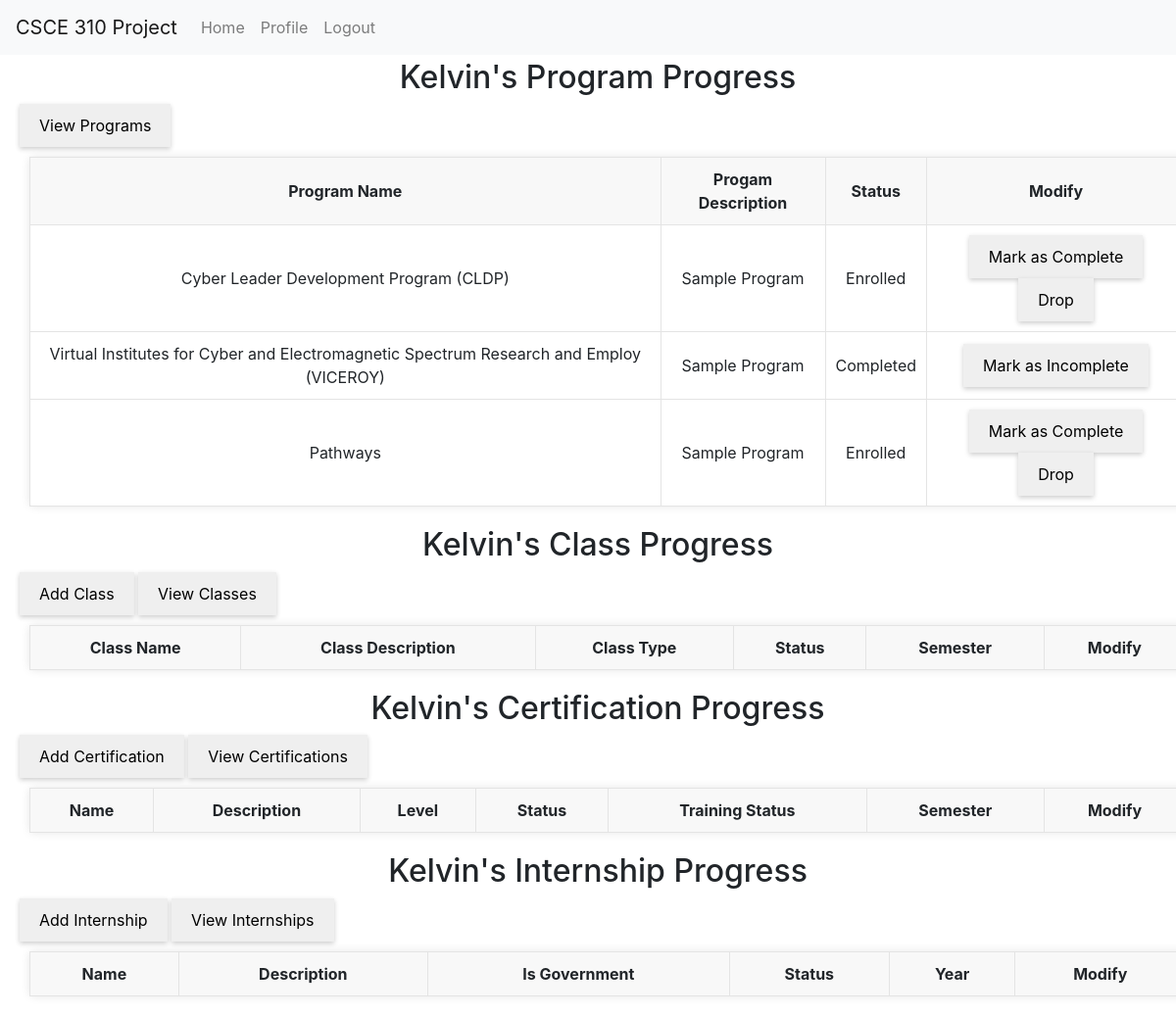
/progress/view_progress/2929 (signed in), run on an earlier commit of the app's database.
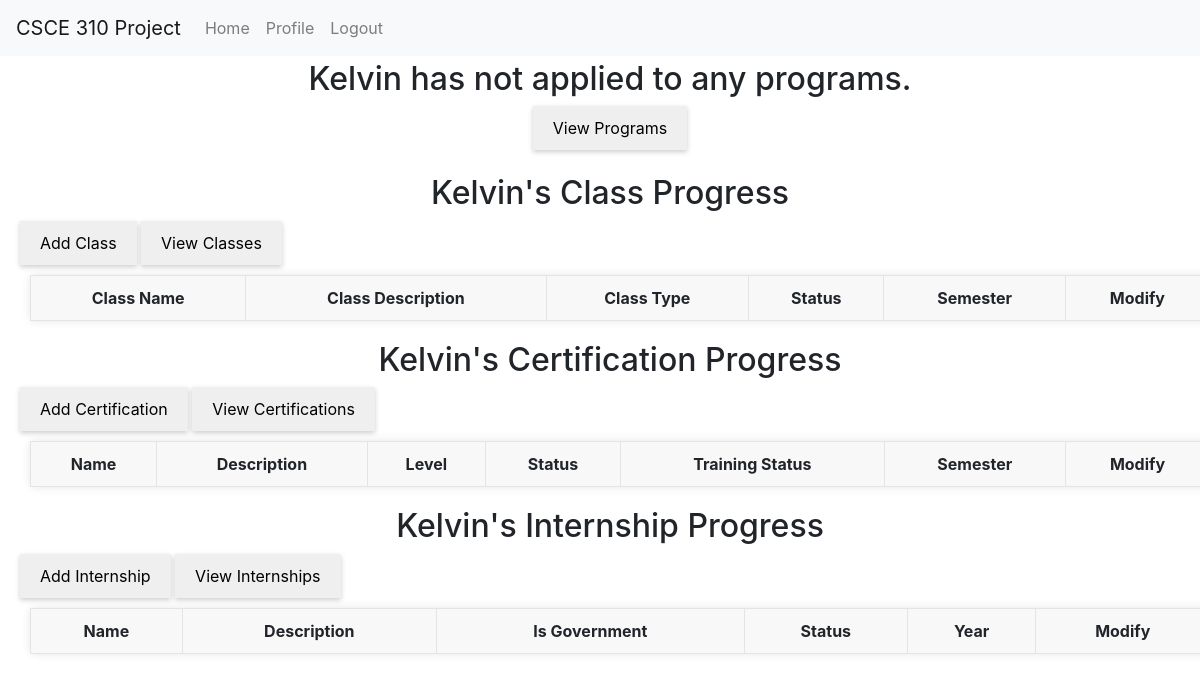
And on a later commit of the database.
### tables this page shows
CREATE TABLE Users (
                    UIN INTEGER PRIMARY KEY,
                    First_Name TEXT NOT NULL,
                    M_Initial TEXT,
                    Last_Name TEXT NOT NULL,
                    Username TEXT UNIQUE NOT NULL,
                    Password TEXT NOT NULL,
                    User_Type TEXT NOT NULL,
                    Email TEXT UNIQUE NOT NULL,
                    Discord_Name TEXT NOT NULL,
                    Archived INTEGER NOT NULL
                    );

CREATE TABLE Application (
                    app_num INTEGER PRIMARY KEY AUTOINCREMENT,
                    program_num INTEGER,
                    UIN INTEGER,
                    uncom_cert TEXT,
                    com_cert TEXT,
                    purpose_statement TEXT,
                    FOREIGN KEY(program_num) REFERENCES Programs(program_num),
                    FOREIGN KEY(UIN) REFERENCES College_students(UIN)
                    );

CREATE TABLE Programs (
                    program_num INTEGER PRIMARY KEY AUTOINCREMENT,
                    name TEXT,
                    description TEXT,
                    archived INTEGER
                    );

CREATE TABLE Track (
                    tracking_num INTEGER PRIMARY KEY AUTOINCREMENT,
                    program INTEGER,
                    student_num INTEGER,
                    status VARCHAR, 
                    FOREIGN KEY(program) REFERENCES Programs(program_num),
                    FOREIGN KEY(student_num) REFERENCES College_students(UIN)             
                  );

### routes/progress.py (the view)
@progress_bp.route('/view_progress/<int:UIN>', methods=['GET'])
@login_required
def view_progress(UIN):
    if current_user.user_type != "admin":
        return jsonify({"Erorr" : "Access Denied"})
    conn = get_db_connection()
    programs = get_all_programs_by_user(conn, UIN)
    classes = get_all_classes_by_user(conn, UIN)
    interns = get_all_interns_by_user(conn, UIN)
    certs = get_user_enrolled_certs(conn, UIN)
    name = conn.execute('SELECT First_Name FROM Users WHERE UIN=?', (UIN,)).fetchone()
    conn.close()
    return render_template("admin/admin_program_progress.html", programs=programs, classes=classes, interns=interns, certs=certs, name=name['First_Name'])

### app.py (called while the page is built)
@login_manager.user_loader
def load_user(UIN):
    return User(UIN)

### db.py (called while the page is built)
def get_db_connection():
    conn = sqlite3.connect('database.db')
    conn.row_factory = sqlite3.Row
    return conn

### routes/cert.py (called while the page is built)
def get_user_enrolled_certs(conn, UIN):
    return conn.execute('SELECT * FROM View_CertEnrollmentDetails WHERE UIN=?', (UIN, )).fetchall()

### routes/classes.py (called while the page is built)
def get_all_classes_by_user(conn, UIN):
    return conn.execute('SELECT * FROM View_ClassEnrollmentDetails where UIN = ?', (UIN,)).fetchall()

### routes/intern.py (called while the page is built)
def get_all_interns_by_user(conn, UIN):
    return conn.execute('SELECT * FROM View_InternAppDetails where UIN = ?', (UIN,)).fetchall()

### util/Programs.py (called while the page is built)
def get_all_programs_by_user(conn, UIN):
  return conn.execute('SELECT * FROM View_ApplicationDetails WHERE UIN = ?', (UIN,)).fetchall()

### util/Users.py (called while the page is built)
def get_user(conn, UIN):
    query_result = conn.execute("SELECT * FROM View_CollegeStudentDetails WHERE UIN = ?", (UIN,)).fetchone()
    user_info = {}
    if not query_result:
        return user_info
    for column_name in query_result.keys():
        user_info[column_name] = query_result[column_name]
    return user_info

### templates/admin/admin_program_progress.html (shortened to what the changed rows need)
<!DOCTYPE html>
<html lang="en">
	<head>
		<link rel="stylesheet" href="../../static/general.css" />
		<link rel="stylesheet" href="../../static/admin_home.css" />
		<link
			rel="stylesheet"
			href="https://stackpath.bootstrapcdn.com/bootstrap/4.3.1/css/bootstrap.min.css"
		/>
	</head>
	<body>
		<div>
      {% if programs %}
        <h2>{{name}}'s Program Progress</h2>
        <a href="{{ url_for('admin_bp.view_all_programs') }}">
          <button>View Programs</button>
        </a>
        <table id="programsTable">
          <tr>
            <th>Program Name</th>
            <th>Progam Description</th>
            <th>Status</th>
            <th>Modify</th>
          </tr>
          {% for program in programs %}
            {% if not program.archived %}
              <tr>
                <td>{{ program.name }}</td>
                <td>{{ program.description }}</td>
                <td>{% if program.status %} {{ program.status }} {% else %} Applied {% endif %}</td>
                <td>
                  {% if not program.status %}
                    <button onclick="acceptOrRejectRecord({{program.UIN}}, {{program.program_num}}, 1)">Accept</button>
                    <button onclick="acceptOrRejectRecord({{program.UIN}}, {{program.program_num}}, 0)">Reject</button>
                  {% elif program.status == "Enrolled" %}
                    <button onclick="updateProgramProgress({{program.UIN}}, {{program.program_num}}, 'Completed')">Mark as Complete</button>
                    <button onclick="updateProgramProgress({{program.UIN}}, {{program.program_num}}, 'Dropped')">Drop</button>
                  {% elif program.status == "Rejected" %}
                    <button onclick="updateProgramProgress({{program.UIN}}, {{program.program_num}}, 'Enrolled')" >Rescind Rejection</button>
                  {% elif program.status == "Completed" %}
                    <button onclick="updateProgramProgress({{program.UIN}}, {{program.program_num}}, 'Enrolled')"  >Mark as Incomplete</button>
                  {% elif program.status == "Dropped" %}
                    <button onclick="updateProgramProgress({{program.UIN}}, {{program.program_num}}, 'Enrolled')"  >Enroll</button>
                  {% endif %}
                </td>
              </tr>
            {% endif %}
          {% endfor %}
        </table>
      {% else %}
        <h2>{{name}} has not applied to any programs.</h2>
        <div class="button-container">
          <a href="{{ url_for('admin_bp.view_all_programs') }}">
            <button>View Programs</button>
          </a>
        </div>
        <br>
      {% endif %}
    </div>
    <div>
      <h2>{{name}}'s Class Progress</h2>
      <div>
        <a href="{{ url_for('classes_bp.add_classes', UIN=request.view_args['UIN']) }}">
        </a>
        <a href="{{ url_for('classes_bp.view_all_classes') }}">
        </a>
      </div>
      <table id="classesTable">
        <tr>
          <th>Class Name</th>
          <th>Class Description</th>
          <th>Class Type</th>
          <th>Status</th>
          <th>Semester</th>
          <th>Modify</th>
        </tr>
      </table>
    </div>
    <div>
      <h2>{{name}}'s Certification Progress</h2>
      <div>
        <a href="{{ url_for('cert_bp.add_cert', UIN=request.view_args['UIN']) }}">
        </a>
        <a href="{{ url_for('cert_bp.view_cert', UIN=request.view_args['UIN']) }}">
        </a>
      </div>
      <table id="certsTable">
        <tr>
          <th>Name</th>
          <th>Description</th>
          <th>Level</th>
          <th>Status</th>
          <th>Training Status</th>
          <th>Semester</th>
          <th>Modify</th>
        </tr>
      </table>
    </div>
    <div>
      <h2>{{name}}'s Internship Progress</h2>
      <div>
        <a href="{{ url_for('intern_bp.add_internship', UIN=request.view_args['UIN']) }}">
        </a>
        <a href="{{ url_for('intern_bp.view_all_internships') }}">
        </a>
      </div>
      <table id="classesTable">
        <tr>
          <th>Name</th>
          <th>Description</th>
          <th>Is Government</th>
          <th>Status</th>
          <th>Year</th>
          <th>Modify</th>
        </tr>
      </table>
    </div>
    </body>
    </html>

What changed in the data, as far as the page shows it:
removed Application: name "Cyber Leader Development Program (CLDP)", description "Sample Program", status "Enrolled"
removed Application: name "Virtual Institutes for Cyber and Electromagnetic Spectrum Research and Employ (VICEROY)", description "Sample Program", status "Completed"
removed Application: name "Pathways", description "Sample Program", status "Enrolled"
Also different on the page:
text no longer shown: "'s Program Progress Program Name Progam Description Status Modify"
text now shown: "has not applied to any programs."
